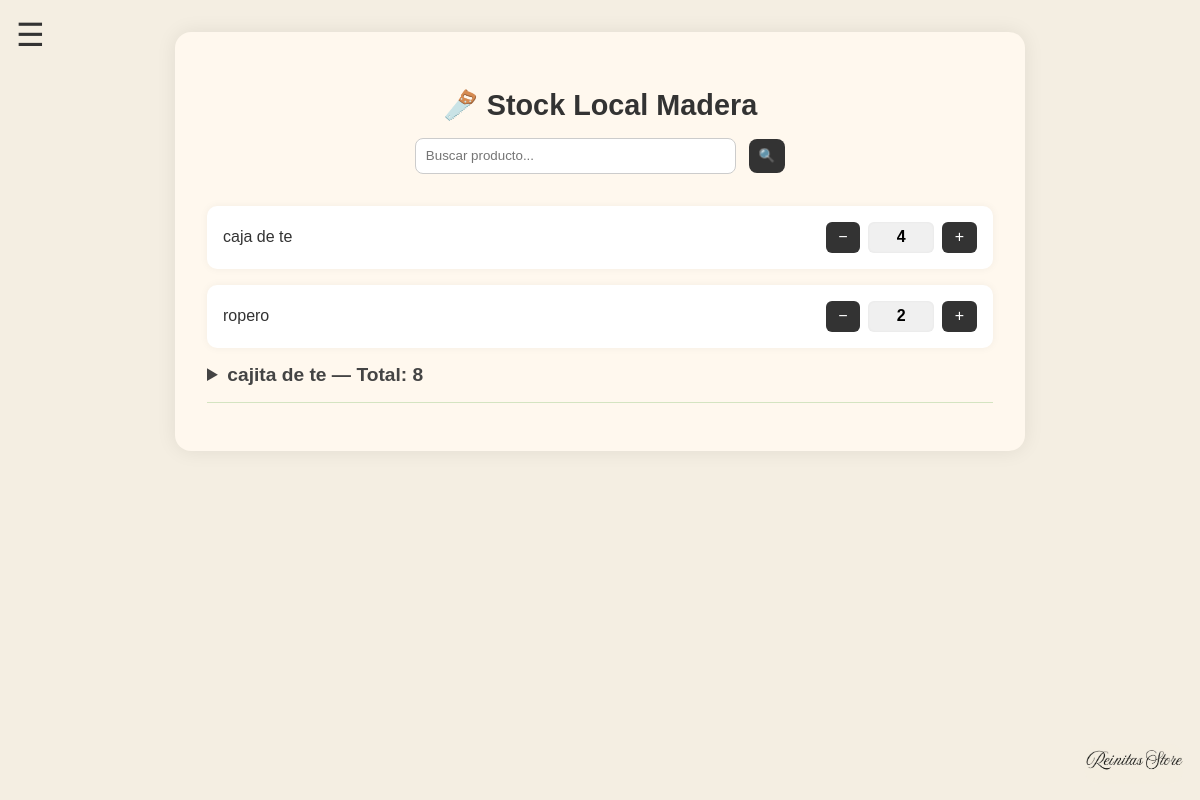
Page /madera/local/consultar-stock on the earlier database version.
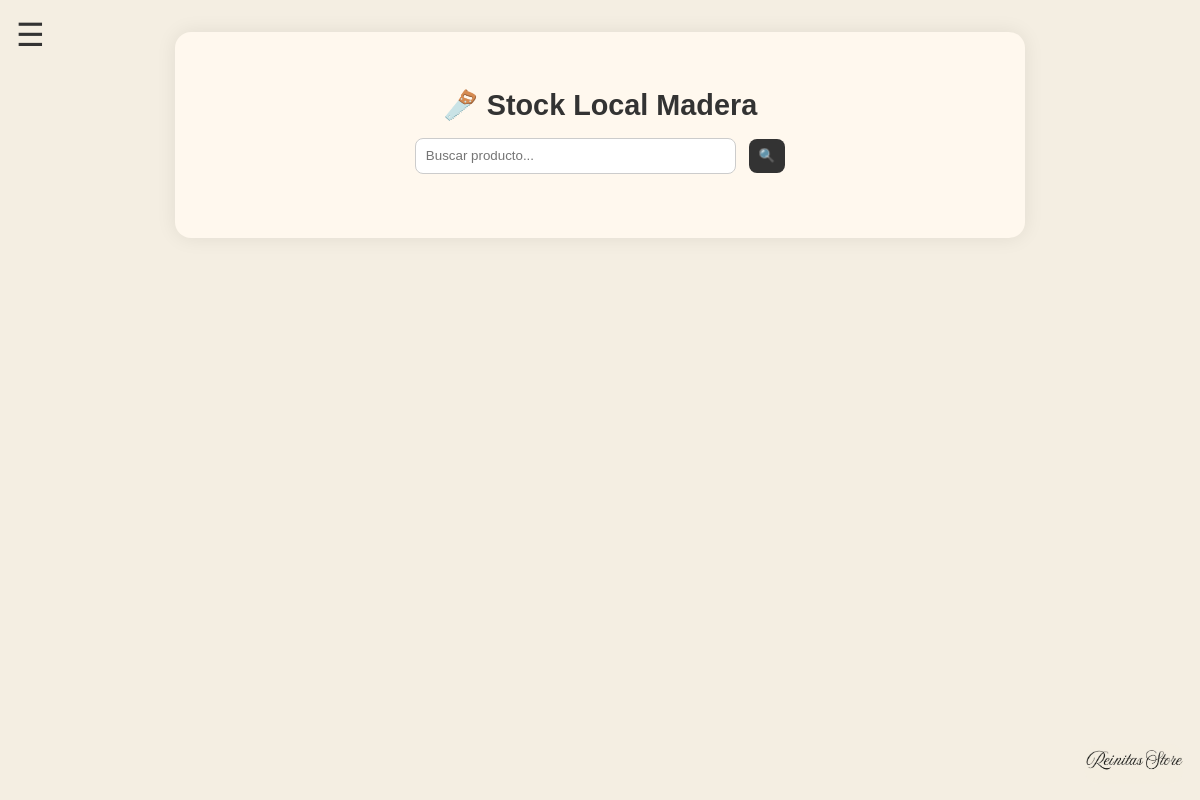
Same page on the later database version.
### tables this page shows
CREATE TABLE stock_local (
            producto_id INTEGER PRIMARY KEY,
            cantidad INTEGER DEFAULT 0,
            FOREIGN KEY(producto_id) REFERENCES productos(id)
        );

CREATE TABLE productos (
            id INTEGER PRIMARY KEY,
            nombre TEXT NOT NULL,
            seccion_id INTEGER,
            FOREIGN KEY(seccion_id) REFERENCES secciones(id)
        );

CREATE TABLE secciones (
            id INTEGER PRIMARY KEY,
            nombre TEXT NOT NULL
        );

### app.py (the view)
@app.route('/madera/local/consultar-stock')
def consultar_stock_madera_local():
    conn = sqlite3.connect('database/madera.db')
    c = conn.cursor()
    filtro = request.args.get('buscar')
    query = '''
        SELECT productos.id, productos.nombre,
               stock_local.cantidad,
               secciones.nombre
        FROM productos
        LEFT JOIN secciones ON productos.seccion_id = secciones.id
        LEFT JOIN stock_local ON productos.id = stock_local.producto_id
    '''
    params = ()
    if filtro:
        query += ' WHERE productos.nombre LIKE ? OR secciones.nombre LIKE ?'
        params = (f'%{filtro}%', f'%{filtro}%')
    query += ' ORDER BY secciones.nombre, productos.nombre'
    resultados = c.execute(query, params).fetchall()
    conn.close()
    stock_por_seccion = {}
    for id_prod, nombre_prod, cantidad, nombre_seccion in resultados:
        clave = nombre_seccion if nombre_seccion else "🗂️ Sin sección"
        stock_por_seccion.setdefault(clave, {'total': 0, 'productos': []})
        stock_por_seccion[clave]['productos'].append({
            'id': id_prod,
            'nombre': nombre_prod,
            'cantidad': cantidad or 0
        })
        stock_por_seccion[clave]['total'] += cantidad or 0
    return render_template('consultar_stock_madera_local.html',
                           stock_por_seccion=stock_por_seccion,
                           filtro=filtro)

### templates/consultar_stock_madera_local.html (shortened to what this page needs)
<!DOCTYPE html>
<html lang="es">
<head>
  <link rel="stylesheet" href="{{ url_for('static', filename='style.css') }}">
</head>
<body>
  <label for="menu-toggle" class="menu-icon">&#9776;</label>
  <div class="tarjeta-principal">
    <h2 class="titulo-stock">🪚 Stock Local Madera</h2>
    <form method="GET" action="/madera/local/consultar-stock" class="buscar-form">
      <input type="text" name="buscar" class="buscar-box" placeholder="Buscar producto..." value="{{ filtro or '' }}">
      <button type="submit" class="buscar-btn">🔍</button>
    </form>
    {% set seccion_activa = request.args.get('abierta') %}
<div class="grupo-productos">
  {% for seccion, datos in stock_por_seccion.items() %}
    {% set indice = loop.index %}
    {% if seccion == "🗂️ Sin sección" %}
      {% for producto in datos.productos %}
        <div class="tarjeta-producto">
          <div class="producto-nombre">{{ producto.nombre }}</div>
          <div class="producto-controles">
            <form method="POST" action="/madera/local/modificar-cantidad#seccion-{{ indice }}">
              <button type="submit" class="control-btn">−</button>
            </form>
            <div class="cantidad-box">{{ producto.cantidad }}</div>
            <form method="POST" action="/madera/local/modificar-cantidad#seccion-{{ indice }}">
              <button type="submit" class="control-btn">+</button>
            </form>
          </div>
        </div>
      {% endfor %}
    {% else %}
      <div class="bloque-seccion">
        <details id="seccion-{{ indice }}" {% if seccion == seccion_activa %}open{% endif %}>
          <summary>{{ seccion }} — Total: {{ datos.total }}</summary>
        </details>
      </div>
    {% endif %}
  {% endfor %}
</div>
  <img src="{{ url_for('static', filename='reinitas.jpg') }}" class="corner-logo">
</body>
</html>

Differences in the rows shown:
removed stock_local: nombre "caja de te", cantidad "4"
removed stock_local: nombre "ropero", cantidad "2"
removed stock_local: nombre "cajita de te", total "8", shown under "🪚 Stock Local Madera"
